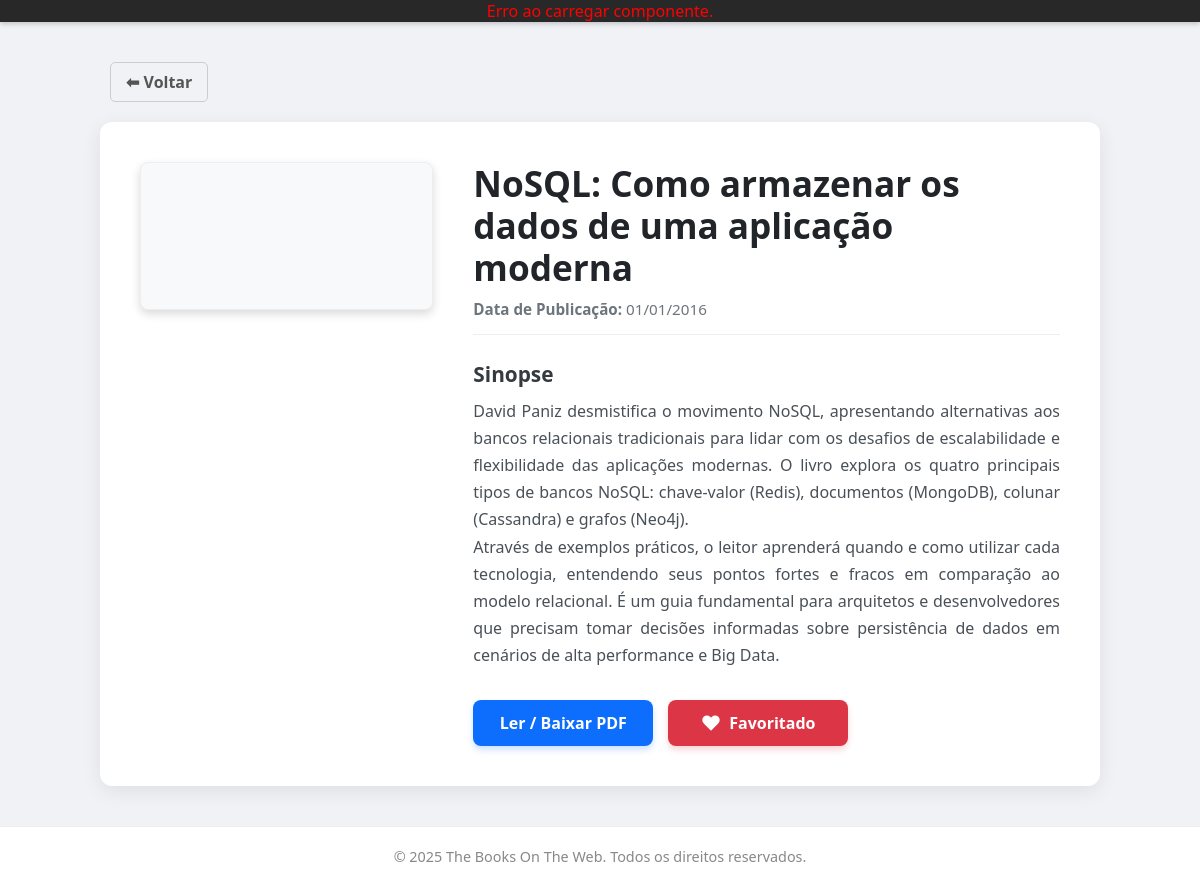
The page /public/templates/biblioteca/livros.php?id=31 (signed in) on the database as committed earlier.
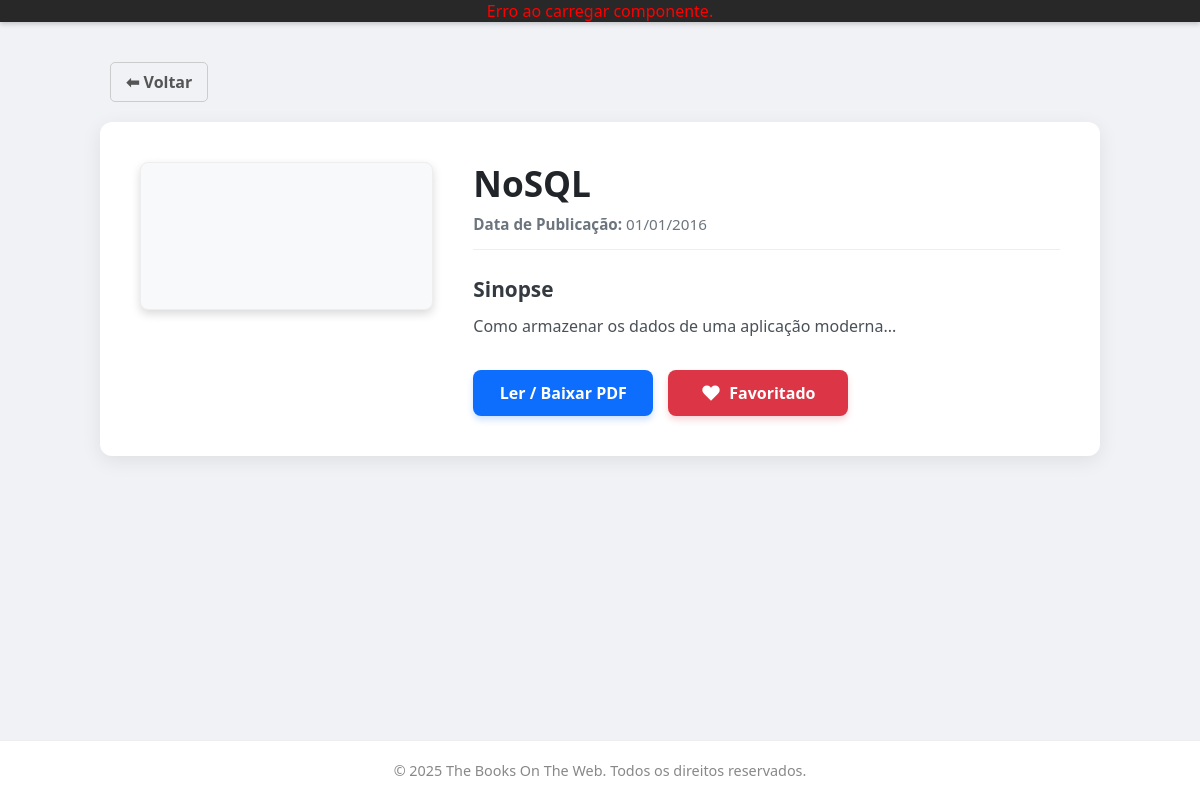
The same page on the database as committed later.
### tables this page shows
CREATE TABLE `livro` (
  `id_livro` int(11) NOT NULL,
  `titulo` varchar(255) NOT NULL,
  `descricao` text NOT NULL,
  `data_publi` date NOT NULL,
  `pdf` varchar(255) NOT NULL,
  `fk_editora` int(11) DEFAULT NULL
);

### public/templates/biblioteca/livros.php (the view, shortened to what this page needs)
<?php
require_once '../../api/conection/conectionBD.php';
$id_user = (int)$_SESSION['id_user'];
$id_livro = isset($_GET['id']) ? (int)$_GET['id'] : 0;
$tipo_user = isset($_SESSION['tipo']) ? $_SESSION['tipo'] : 'cliente';
$sql = "SELECT l.*, c.nome_categoria, a.nome_autor
        FROM livro l
        LEFT JOIN editora ed ON l.id_editora = ed.id_editora
        -- Correção aqui
        LEFT JOIN temas t ON l.id_livro = t.id_livro
        LEFT JOIN categoria c ON t.id_categoria = c.id_categoria
        LEFT JOIN escritor e ON l.id_livro = e.id_livro
        LEFT JOIN autor a ON e.id_autor = a.id_autor
        WHERE l.id_livro = $id_livro";
$res = mysqli_query($con, $sql);
$livro = mysqli_fetch_assoc($res);
$favCheck = mysqli_query($con, "SELECT id_favorito FROM favoritos WHERE id_user = $id_user AND id_livro = $id_livro");
$isFavorito = ($favCheck && mysqli_num_rows($favCheck) > 0);
$caminhoPdf = '/The-Books-On-The-Web/database/pdfs/' . $livro['pdf'];
?>
<!DOCTYPE html>
<html lang="pt-br">
<head>
    <link rel="stylesheet" href="styles/style.css">
    <link rel="stylesheet" href="styles/cards.css">
    <link rel="stylesheet" href="styles/livros.css">
    <link rel="stylesheet" href="styles/stylephone.css?v=<?php echo time(); ?>">
</head>
<body>
    <header id="header-placeholder"></header>
    <main>
        <div class="container-voltar">
            <button onclick="history.back()" class="btn-voltar">⬅ Voltar</button>
        </div>
        <div class="container-detalhes">
            <div class="detalhes-capa">
                <?php if (!empty($livro['pdf'])): ?>
                    <canvas class="pdf-thumb" data-url="<?php echo $caminhoPdf; ?>"></canvas>
                <?php else: ?>
                    <div class="sem-capa">Sem Capa Disponível</div>
                <?php endif; ?>
            </div>
            <div class="detalhes-info">
                <h1><?php echo htmlspecialchars($livro['titulo']); ?></h1>
                <p class="detalhes-meta">
                    <strong>Data de Publicação:</strong> <?php echo date('d/m/Y', strtotime($livro['data_publi'])); ?>
                </p>
                <div class="sinopse-box">
                    <h3>Sinopse</h3>
                    <p class="texto-sinopse">
                        <?php echo nl2br(htmlspecialchars($livro['descricao'])); ?>
                    </p>
                </div>
                <div class="grupo-botoes">
                    <a href="<?php echo $caminhoPdf; ?>" target="_blank" class="btn-acao btn-ler">
                        Ler / Baixar PDF
                    </a>
                    <?php if ($tipo_user !== 'admin'): ?>
                        <form method="POST" action="" style="display:flex;">
                            <?php if ($isFavorito): ?>
                                <button type="submit" class="btn-acao btn-fav-remover" title="Remover dos favoritos">
                                    <svg class="icon-svg" viewBox="0 0 24 24" xmlns="http://www.w3.org/2000/svg">
                                        <path d="M20.84 4.61a5.5 5.5 0 0 0-7.78 0L12 5.67l-1.06-1.06a5.5 5.5 0 0 0-7.78 7.78l1.06 1.06L12 21.23l7.78-7.78 1.06-1.06a5.5 5.5 0 0 0 0-7.78z"></path>
                                    </svg>
                                    Favoritado
                                </button>
                            <?php endif; ?>
                        </form>
                    <?php endif; ?>
                </div>
            </div>
        </div>
    </main>
    <footer id="footer-placeholder" class="caixa-footer"></footer>
</body>
</html>

Rows that differ between the two databases and show on the page:
changed livro: titulo "NoSQL: Como armazenar os dados de uma aplicação moderna" → "NoSQL"; descricao "David Paniz desmistifica o movimento NoSQL, apresentando alternativas aos bancos relacionais tradicionais para lidar com os desafios de escalabilidade e flexibilidade das aplicações modernas. O livro explora os quatro principais tipos de bancos NoSQL: chave-valor (Redis), documentos (MongoDB), colunar (Cassandra) e grafos (Neo4j). Através de exemplos práticos, o leitor aprenderá quando e como utilizar cada tecnologia, entendendo seus pontos fortes e fracos em comparação ao modelo relacional. É um guia fundamental para arquitetos e desenvolvedores que precisam tomar decisões informadas sobre persistência de dados em cenários de alta performance e Big Data." → "Como armazenar os dados de uma aplicação moderna..."
